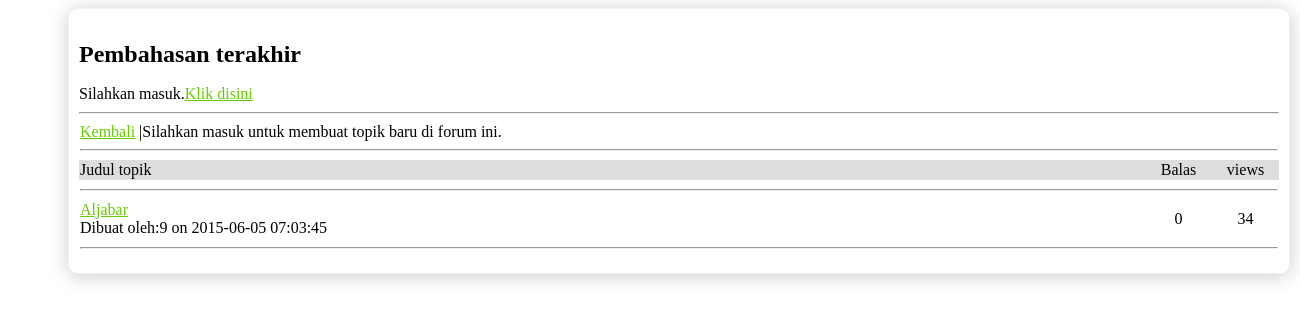
The app's page /Discuss_forum/view_category.php?cid=1 (signed in) with its own data.
### tables this page shows
CREATE TABLE IF NOT EXISTS `topics` (
  `id` int(11) NOT NULL AUTO_INCREMENT,
  `category_id` tinyint(33) NOT NULL,
  `topic_title` varchar(33) NOT NULL,
  `topic_creator` int(33) NOT NULL,
  `topic_last_user` int(11) DEFAULT NULL,
  `topic_date` datetime NOT NULL,
  `topic_reply_date` datetime NOT NULL,
  `topic_views` int(11) NOT NULL DEFAULT '0',
  `teacher_id` int(3) NOT NULL,
  PRIMARY KEY (`id`)
);

### Discuss_forum/view_category.php (the view, shortened to what this page needs)
<link rel="stylesheet" type="text/css" href="style.css" />
 <div id="wrapper">
<h2>Pembahasan terakhir</h2>
<?php
if(!isset($_SESSION['uid'])){
    echo"Silahkan masuk.<a href='index.php'>Klik disini</a>";
}else{
echo"<p><font color='brown'>Masuk sebagai ".$_SESSION['username']." &bull;<a href='logout.php'>Keluar</a></font></p> ";
}
?>
<hr/>
<div id="content">
<?php
$cid=$_GET['cid'];
   if(isset($_SESSION['uid'])){
   $logged=" |<a  href='create_topic.php?cid=".$cid."'>Topik baru</a>";
   }else{
   $logged="  |Silahkan masuk untuk membuat topik baru di forum ini.";
   }
   $sql="select id from categories where id= '".$cid."' limit 1";
   $res=mysql_query($sql)or die (mysql_error());
    if(mysql_num_rows($res)==1){
	$sql2="select * from topics where category_id='".$cid."' order by topic_reply_date desc";
	$res2=mysql_query($sql2) or die (mysql_error());
	if(mysql_num_rows($res2)>0){
	$topics.="<table width='100%' style='border-collapse:collapse;'>";
	$topics.="<tr><td colspan='3'><a href='index.php'>Kembali</a>".$logged."<hr/></td></tr>";
	$topics.="<tr style='background-color:#dddddd;' ><td>Judul topik</td><td width='65'align='center'>Balas</td><td width='65' align='center'>views</td></tr>";
	$topics.="<tr><td colspan='3'><hr/></td><tr>";
	while($row=mysql_fetch_assoc($res2)){
	$tid=$row['id'];
	$title=$row['topic_title'];
	$views=$row['topic_views'];
	$date=$row['topic_date'];
	$creator=$row['topic_creator'];
	$topics.="<tr><td><a href='view_topic.php?cid=".$cid."&tid=".$tid."'>".$title."</a><br/><span class='post_info'>Dibuat oleh:".$creator." on ".$date."</span></td><td align='center'>0</td><td align='center'>".$views."</td></tr>";
$topics.="<tr><td colspan='3'><hr/></td></tr>";
}
	$topics.="</table>";
echo $topics;
	}else{
	 echo"<a href='index.php'>Beranda</a></hr>";
   echo"<p>Tidak ada topik.".$logged."</p>";
   }
   }else{
   echo"<a href='index.php'>Kembali</a></hr>";
   echo"<p>Tidak ada pembahasan.";
    }
?>
</div>
</div>

### Discuss_forum/style.css (style rules this page uses)
#wrapper { width:800px; margin-left: auto; margin-right:auto; }
a { color:#66CC00; }
#wrapper { width:1200px; padding:10px; padding-top:15px; padding-bottom:15px; margin-left:100px; margin: 0 auto; float:left; border: solid 1px #cbcbcb; background-color: #fff; border:1px solid #F1F1F1;-moz-box-shadow: 0 2px 20px #cbcbcb;-webkit-box-shadow: 0 2px 20px #cbcbcb;-webkit-border-radius: 10px;-moz-border-radius: 10px;border-radius: 10px; line-height:20px; margin-left:60px; }

### records on screen
topics: topic_title "Aljabar", topic_creator "9", topic_date "2015-06-05 07:03:45", topic_views "34"

### other values on screen
$logged "|Silahkan masuk untuk membuat topik baru di forum ini."
